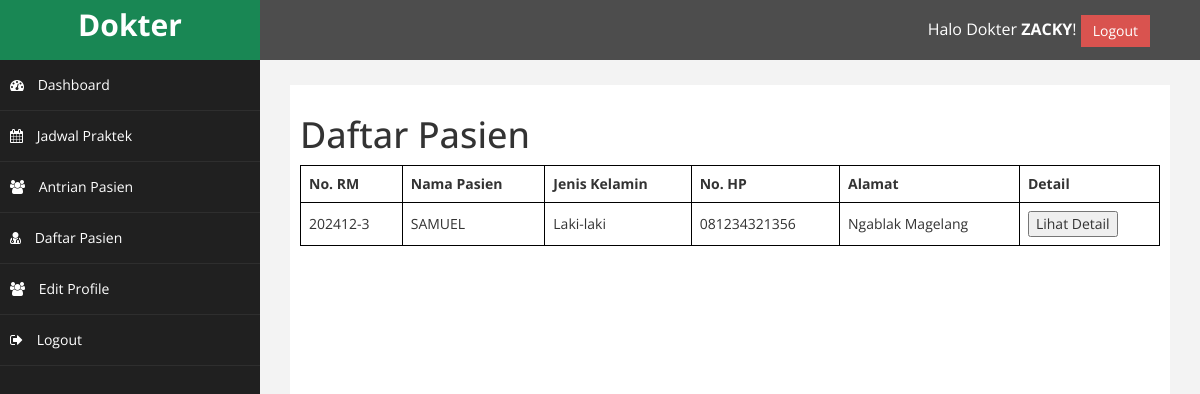
Page /dokter/index.php?halaman=daftar_pasien (signed in) on the committed database.
### tables this page shows
CREATE TABLE `dokter` (
  `id` int(11) NOT NULL,
  `nama` varchar(150) NOT NULL,
  `alamat` varchar(255) DEFAULT NULL,
  `no_hp` varchar(20) NOT NULL,
  `id_poli` int(11) NOT NULL,
  `username` varchar(100) NOT NULL,
  `password` varchar(255) NOT NULL
);

CREATE TABLE `pasien` (
  `id` int(11) NOT NULL,
  `nama` varchar(150) NOT NULL,
  `alamat` varchar(255) NOT NULL,
  `tanggal_lahir` date DEFAULT NULL,
  `jenis_kelamin` varchar(20) DEFAULT NULL,
  `no_ktp` varchar(17) NOT NULL,
  `no_hp` varchar(20) NOT NULL,
  `no_rm` char(10) DEFAULT NULL,
  `username` varchar(100) NOT NULL,
  `password` varchar(255) NOT NULL
);

### dokter/daftar_pasien.php (the view, shortened to what this page needs)
<?php
require '../koneksi/koneksi.php';
$dokter_id = $_SESSION['dokter_id'];
$query_pasien = "
    SELECT DISTINCT
        p.id AS id_pasien,
        p.nama AS nama_pasien,
        p.no_rm,
        p.jenis_kelamin,
        p.no_hp,
        p.alamat
    FROM
        daftar_poli dp
    JOIN
        jadwal_periksa jp ON dp.id_jadwal = jp.id
    JOIN
        dokter d ON jp.id_dokter = d.id
    JOIN
        pasien p ON dp.id_pasien = p.id
    WHERE
        d.id = ?
";
$stmt_pasien = $koneksi->prepare($query_pasien);
$stmt_pasien->bind_param("i", $dokter_id);
$stmt_pasien->execute();
$result_pasien = $stmt_pasien->get_result();
?>
<!DOCTYPE html>
<html lang="en">
<head>
</head>
<body>
    <h1>Daftar Pasien</h1>
    <table>
        <thead>
            <tr>
                <th>No. RM</th>
                <th>Nama Pasien</th>
                <th>Jenis Kelamin</th>
                <th>No. HP</th>
                <th>Alamat</th>
                <th>Detail</th>
            </tr>
        </thead>
        <tbody>
            <?php while ($row = $result_pasien->fetch_assoc()): ?>
                <tr>
                    <td><?= htmlspecialchars($row['no_rm']) ?></td>
                    <td><?= htmlspecialchars($row['nama_pasien']) ?></td>
                    <td><?= htmlspecialchars($row['jenis_kelamin']) ?></td>
                    <td><?= htmlspecialchars($row['no_hp']) ?></td>
                    <td><?= htmlspecialchars($row['alamat']) ?></td>
                    <td>
                        <button onclick="showDetails(<?= $row['id_pasien'] ?>)">Lihat Detail</button>
                    </td>
                </tr>
            <?php endwhile; ?>
        </tbody>
    </table>
</body>
</html>

### dokter/index.php (shortened to what this page needs)
<?php
include('../koneksi/koneksi.php');
$username = $_SESSION['username'];
$query = "SELECT nama FROM dokter WHERE username = ?";
$stmt = $koneksi->prepare($query);
$stmt->bind_param("s", $username);
$stmt->execute();
$result = $stmt->get_result();
if ($row = $result->fetch_assoc()) {
    $nama_lengkap = $row['nama'];
    $nama_depan = explode(' ', $nama_lengkap)[0];
} else {
    $nama_depan = "Dokter";
}
?>
<!DOCTYPE html>
<html xmlns="http://www.w3.org/1999/xhtml">
<head>
    <link href="assets/css/bootstrap.css" rel="stylesheet" />
    <link href="assets/css/font-awesome.css" rel="stylesheet" />
    <link href="assets/css/custom.css" rel="stylesheet" />
</head>
<body>
<div id="wrapper">
    <nav class="navbar navbar-default navbar-cls-top" role="navigation" style="margin-bottom: 0">
        <div class="navbar-header">
            <a class="navbar-brand" href="index.php">Dokter</a>
        </div>
        <div style="color: white; padding: 15px 50px 5px 50px; float: right; font-size: 16px;">
            Halo Dokter <strong><?php echo htmlspecialchars($nama_depan); ?></strong>!
            <a href="logout.php" class="btn btn-danger square-btn-adjust">Logout</a>
        </div>
    </nav>
    <nav class="navbar-default navbar-side" role="navigation">
        <div class="sidebar-collapse">
            <ul class="nav" id="main-menu">
                <li>
                    <a href="index.php"><i class="fa fa-dashboard"></i> Dashboard</a>
                </li>
                <li>
                    <a href="index.php?halaman=jadwal_praktek"><i class="fa fa-calendar"></i> Jadwal Praktek</a>
                </li>
                <li>
                    <a href="index.php?halaman=antrian_pasien"><i class="fa fa-users"></i> Antrian Pasien</a>
                </li>
                <li>
                    <a href="index.php?halaman=daftar_pasien"><i class="fa fa-user-md"></i> Daftar Pasien</a>
                </li>
                <li>
                    <a href="index.php?halaman=edit_profile"><i class="fa fa-users"></i> Edit Profile</a>
                </li>
                <li>
                    <a href="logout.php"><i class="fa fa-sign-out"></i> Logout</a>
                </li>
            </ul>
        </div>
    </nav>
    <div id="page-wrapper">
        <div id="page-inner">
        <?php
            if (isset($_GET["halaman"])) {
                if ($_GET["halaman"] == "jadwal_praktek") {
                    include 'jadwal_praktek.php';
                } elseif ($_GET["halaman"] == "antrian_pasien") {
                    include 'antrian_pasien.php';
                } elseif ($_GET["halaman"] == "daftar_pasien") {
                    include 'daftar_pasien.php';
                }elseif ($_GET["halaman"] == "edit_profile") {
                    include 'edit_profile.php';
                } elseif ($_GET["halaman"] == "logout") {
                    include 'logout.php';
                } else {
                    echo "<h1>Halaman tidak ditemukan</h1>";
                }
            } else {
                include 'home.php';
            }
            ?>
        </div>
    </div>
</div>
</body>
</html>

### dokter/assets/css/custom.css (style rules this page uses)
body { font-family: 'Open Sans', sans-serif; }
#wrapper { width: 100%; background:#202020; }
#page-wrapper { padding: 15px 15px; min-height: 600px; background:#F3F3F3; }
#page-inner { width:100%; margin:10px 20px 10px 0px; background-color:#fff!important; padding:10px; min-height:1200px; }
.square-btn-adjust { border: 0px solid transparent; -webkit-border-radius: 0px; -moz-border-radius: 0px; border-radius: 0px; }
.navbar-cls-top .navbar-brand { color: #fff; background: #198754; width: 260px; text-align: center; height: 60px; font-size: 30px; font-weight: 700; }
.sidebar-collapse , .sidebar-collapse .nav { background:none; }
.sidebar-collapse .nav { padding:0; }
.sidebar-collapse .nav > li > a { color:#fff; background:#202020; text-shadow:none; }
.sidebar-collapse > .nav > li > a { padding:15px 10px; }
.sidebar-collapse > .nav > li { border-bottom: 1px solid rgba(107, 108, 109, 0.19); }
.navbar-side { border:none; background-color: #202020; }
.navbar-cls-top { background:#4D4D4D; border-bottom:none; }
.navbar-default { border:0px solid black; }
.navbar-header { background: #198754; }
.nav > li > a > i { margin-right:10px; }
@media (min-width:768px) { #page-wrapper { margin: 0 0 0 260px; padding: 15px 30px; min-height: 1200px; } }
@media (min-width:768px) { .navbar-side { z-index: 1; position: absolute; width: 260px; } }
@media (min-width:768px) { .navbar { border-radius: 0px; } }

### dokter/daftar_pasien.php (style rules this page uses)
table { width: 100%; border-collapse: collapse; }
table, th, td { border: 1px solid black; }
th, td { padding: 8px; text-align: left; }

### rows in the picture
dokter: nama "ZACKY"
pasien: no_rm "202412-3", nama "SAMUEL", jenis_kelamin "Laki-laki", no_hp "081234321356", alamat "Ngablak Magelang"
